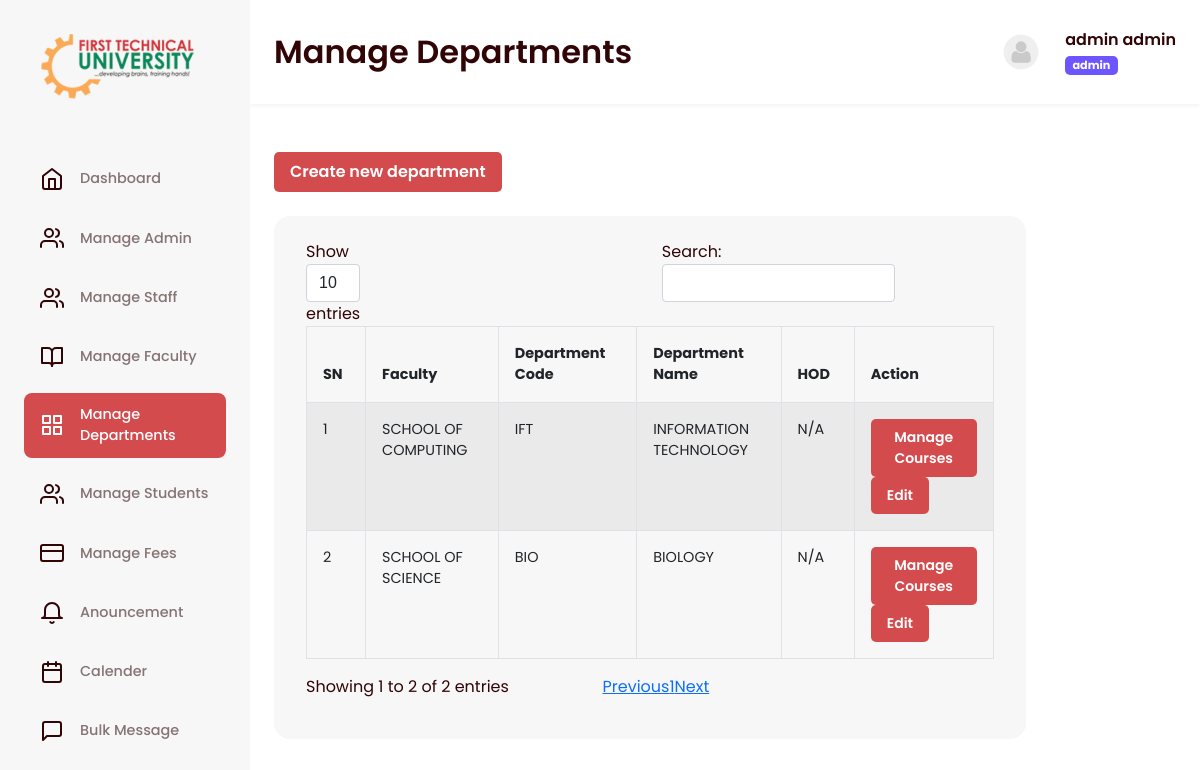
/admin/mdepartment.php (signed in), run on the app's committed database.
### tables this page shows
CREATE TABLE `department` (
  `sn` int(11) NOT NULL,
  `department` varchar(150) NOT NULL,
  `dept_code` varchar(120) NOT NULL,
  `college` varchar(220) NOT NULL,
  `code` varchar(120) NOT NULL,
  `HOD` varchar(120) NOT NULL,
  `status` varchar(110) NOT NULL
);

### admin/header.php (called while the page is built, shortened)
<?php include("../conn.php") ?>
<?php session_start();
$users = $_SESSION['users'];
$s1 = mysqli_query($con, "SELECT * FROM admin where username = '$users'");
$sh1 = mysqli_fetch_array($s1);
$name1 = $sh1['fname'] . " " . $sh1['lname'];
$img = $sh1['picture'];
if ($img == "") {
    $img2 = "passport/default.png";
} else {
    $img2 = $img;
}
$role = "admin";
?>
<?php include("../extras/header.php") ?>

### admin/mdepartment.php (the view, shortened to what this page needs)
<?php
$title = "Manage Departments";
include("header.php");
?>
<div class="viewbox-content">
    <div class="content">
        <div class="col-sm-10 mb-5">
            <div class="content">
                <div class="panel-body">
                    <a href="cdepartment.php" class="btn btn-pink"><span class="glyphicon glyphicon-plus"></span> Create
                        new department</a>
                </div>
                <div class="panel-body">
                    <div class="table-responsive table-box" id="record">
                        <table id="student_data" class="table table-bordered table-striped">
                            <thead>
                                <tr>
                                    <th>SN</th>
                                    <th>Faculty</th>
                                    <th>Department Code</th>
                                    <th>Department Name</th>
                                    <th>HOD</th>
                                    <th>Action</th>
                                </tr>
                            </thead>
                            <tbody>
                                <?php
                                $serial = 0;
                                $s2 = mysqli_query($con, "SELECT * FROM department");
                                while ($sh2 = mysqli_fetch_array($s2)) {
                                    $sn = $sh2['sn'];
                                    $department = $sh2['department'];
                                    $dept_code = $sh2['dept_code'];
                                    $hod = $sh2['HOD'];
                                    if ($hod == "" || $auth->countall3('staff', 'employee', $hod) < 1) {
                                        $hod = "N/A";
                                    }
                                    $college = $sh2['college'];
                                    $serial++;
                                    ?>
                                    <tr>
                                        <td><?php echo $serial ?></td>
                                        <td>
                                            <?php echo $college ?>
                                        </td>
                                        <td><?php echo $dept_code ?></td>
                                        <td>
                                            <?php echo $department ?>
                                        </td>
                                        <td><?php echo $hod ?></td>
                                        <td>
                                            <a href="mcourse.php?is=<?php echo $dept_code ?>"
                                                class=" btn btn-pink btn-sm">Manage Courses</span></a>
                                            <a href="editdepartment.php?is=<?php echo $sn ?>"
                                                class=" btn btn-pink btn-sm">Edit</span></a>
                                        </td>
                                    </tr>
                                <?php
                                }
                                ?>
                            </tbody>
                        </table>
                    </div>
                </div>
            </div>
        </div>
    </div>
</div>
<?php include("../extras/footer.php") ?>

### extras/body.php (shortened to what this page needs)
<body>
    <main id="super-box">
        <?php include("navbar.php") ?>
        <section class="viewbox">
            <div class="viewbox-nav">
                <h1>
                    <?= $title ?>
                </h1>
                <div id="droppy" class="dropdown">
                    <div class="profile-bar dropdown-toggle" type="button" id="dropdownMenuButton1"
                        data-bs-toggle="dropdown" aria-expanded="false">
                        <div class="image">
                            <img src="<?= $img2 ?>" alt="">
                        </div>
                        <div class="content">
                            <p>
                                <?= $name1 ?>
                            </p>
                            <span class="badge bg-secondary"><?= $role ?></span>
                        </div>
                    </div>
                </div>
            </div>

### assets/css/style.css (style rules this page uses)
body { font-family: 'Poppins', sans-serif !important; color: #310405 !important; }
h1 { font-weight: 600 !important; }
p { margin-bottom: 0 !important; }
.panel-body { margin-bottom: 1.5rem; }
.btn-pink { background-color: #d44b4e !important; color: #fff !important; border: none !important; padding: .5rem 1rem !important; border-radius: 5px !important; font-weight: 600 !important; transition: .3s !important; }
#super-box { display: flex; align-items: flex-start; min-height: 100vh; width: 100%; overflow-x: hidden; background-color: white; position: relative; }
#super-box nav, #super-box section.viewbox { min-height: 100vh; transition: .3s; overflow: hidden; }
#super-box .viewbox { width: calc(100% - 250px); margin-left: 250px; }
.viewbox .viewbox-nav, .viewbox .viewbox-content { padding: .7rem 1.5rem; }
.viewbox .viewbox-nav { display: flex; align-items: center; box-shadow: 0px 2px 4px rgba(0, 0, 0, 0.05); }
.viewbox .viewbox-nav h1 { margin-right: auto; }
.viewbox .viewbox-nav .profile-bar { display: flex; align-content: center; }
.viewbox .viewbox-nav .profile-bar .content p { margin-bottom: .3rem; font-weight: 600; }
.viewbox .viewbox-nav .profile-bar .content span { font-size: .7rem !important; background: #6D55FF !important; border-radius: 5px; }
.viewbox .viewbox-nav .profile-bar .image { width: 40px; height: 100%; overflow: hidden; display: flex; align-items: center; justify-content: center; margin: auto 0; margin-right: 1.5rem; }
.viewbox .viewbox-nav .profile-bar .image img { width: 40px; height: 40px; border-radius: 50%; display: block; margin: 0 auto; }
#droppy .profile-bar::after { opacity: 0; display: none; }
.viewbox .viewbox-content { padding-top: 3rem; max-width: 1400px; }
.table-box { padding: 24px 32px; gap: 16px; background: #F7F7F7; border-radius: 16px; width: 100%; overflow-x: scroll; }
.table>:not(:last-child)>:last-child>* { border-bottom-color: inherit !important; }
.table>:not(caption)>*>* { padding: 1rem !important; font-size: .9rem; }

### data on the page
department: college "SCHOOL OF COMPUTING", dept_code "IFT", department "INFORMATION TECHNOLOGY", HOD "N/A"
department: college "SCHOOL OF SCIENCE", dept_code "BIO", department "BIOLOGY", HOD "N/A"

### other printed values
$item['name'] "Dashboard"
$item['name'] "Manage Admin"
$item['name'] "Manage Staff"
$item['name'] "Manage Faculty"
$item['name'] "Manage Departments"
$item['name'] "Manage Students"
$item['name'] "Manage Fees"
$item['name'] "Anouncement"
$item['name'] "Calender"
$item['name'] "Bulk Message"
$title "Manage Departments"
$name1 "admin admin"
$role "admin"
